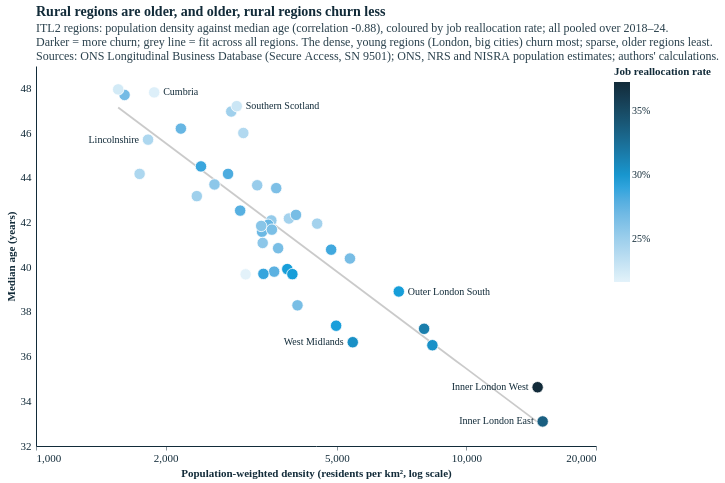

Notebook code for this chart:
### Code cell
# Slide 2: density vs median age, coloured by reallocation
# all three measures pooled over 2018-24 (41 regions)
Y0, Y1 = 2018, 2024
j2 = jf[jf.year.between(Y0, Y1)].groupby("itl2_code")[["total_jc", "total_jd", "emp_avg"]].sum()
pw2 = pd.read_csv(DIR21 / "pop_weighted_density_itl2.csv").query("year >= @Y0 and year <= @Y1")
pw2 = pw2.assign(w=pw2.pop_weighted_density * pw2.population).groupby("itl2_code")[["w", "population"]].sum()
sy2 = pd.read_csv(DIR21 / "age_single_year_itl2.csv").query("year >= @Y0 and year <= @Y1")
d = pd.DataFrame({"realloc": 100 * (j2.total_jc + j2.total_jd) / j2.emp_avg, "pop_weighted_density": pw2.w / pw2.population,
                  "median_age": sy2.groupby("itl2_code").apply(pooled_median, include_groups=False)}).join(names).reset_index(names="itl2_code")
d["log_pwd"] = np.log(d.pop_weighted_density)
assert len(d) == 41 and d.notna().all().all()
print(f"2018–24: median age {d.median_age.min():.1f}–{d.median_age.max():.1f}; corr(density, age) {np.corrcoef(d.log_pwd, d.median_age)[0, 1]:.2f}; "
      f"corr(age, churn) {np.corrcoef(d.median_age, d.realloc)[0, 1]:.2f}; corr(density, churn) {np.corrcoef(d.log_pwd, d.realloc)[0, 1]:.2f}")
XS = alt.Scale(type="log", domain=[1000, 20000], nice=False)
YS = alt.Scale(domain=[float(np.floor(d.median_age.min() - 1)), float(np.ceil(d.median_age.max() + 1))], zero=False, nice=False)
W2, H2 = 560, 380
labs = place_labels(d.assign(group="x"), "pop_weighted_density", "median_age", XS, YS, W2, H2, xlog=True, max_labels=7, max_len=22)
r_dm = np.corrcoef(d.log_pwd, d.median_age)[0, 1]
bt = np.polyfit(d.log_pwd, d.median_age, 1); fxt = np.exp(np.linspace(d.log_pwd.min(), d.log_pwd.max(), 50))
s2 = alt.layer(
    alt.Chart(pd.DataFrame({"x": fxt, "y": np.polyval(bt, np.log(fxt))})).mark_line(color=GREY, strokeWidth=1.8, opacity=0.7)
       .encode(x=alt.X("x:Q", scale=XS), y=alt.Y("y:Q", scale=YS)),
    alt.Chart(d).mark_circle(size=130, stroke="white", strokeWidth=0.8, opacity=1).encode(
        x=alt.X("pop_weighted_density:Q", scale=XS, title="Population-weighted density (residents per km², log scale)",
                axis=alt.Axis(values=[1000, 2000, 5000, 10000, 20000], format=",")),
        y=alt.Y("median_age:Q", scale=YS, title="Median age (years)"),
        color=alt.Color("realloc:Q", scale=alt.Scale(range=["#e3f2fa", ECO["blue-light"], ECO["blue-dark"]]),
                        legend=alt.Legend(title="Job reallocation rate", orient="right", gradientLength=200, labelExpr="datum.label + '%'")),
        tooltip=[alt.Tooltip("itl2_name:N", title="Region"), alt.Tooltip("pop_weighted_density:Q", format=",.0f", title="Density"),
                 alt.Tooltip("median_age:Q", format=".1f", title="Median age"), alt.Tooltip("realloc:Q", format=".1f", title="Reallocation (%)")]),
    *[alt.Chart(labs.iloc[[i]]).mark_text(align=r["align"], dx=r["dx"], fontSize=10, color=TXT)
        .encode(x=alt.X("pop_weighted_density:Q", scale=XS), y=alt.Y("median_age:Q", scale=YS), text="short:N") for i, r in labs.iterrows()],
).properties(title=alt.Title("Rural regions are older, and older, rural regions churn less",
    subtitle=[f"ITL2 regions: population density against median age (correlation {r_dm:.2f}), coloured by job reallocation rate; all pooled over 2018–24.",
              "Darker = more churn; grey line = fit across all regions. The dense, young regions (London, big cities) churn most; sparse, older regions least.", SRC_S]))
styles.save(s2, str(FIG), "slide_2_density_age_churn", width=W2, height=H2)
s2.properties(width=W2, height=H2)

### Figure 1 — Vega-Lite specification as saved in the notebook (floating-point values rounded to 4 significant figures)
{"config": {"background": "#fff", "font": "Circular Std", "text": {"color": "#122b39", "font": "Circular Std", "align": "left", "dx": 7, "dy": 0, "fontSize": 11}, "view": {"stroke": null, "continuousWidth": 350, "continuousHeight": 280, "discreteWidth": 400, "discreteHeight": 300}, "bar": {"color": "#179fdb"}, "line": {"color": "#e6224b"}, "rule": {"color": "#122b39"}, "point": {"filled": true, "size": 80, "color": "#e6224b", "opacity": 0.95}, "geoshape": {"stroke": "white", "strokeWidth": 0.3}, "axis": {"labelColor": "#122b39", "labelFontSize": 11, "labelFont": "Circular Std", "tickColor": "#122b39", "tickOpacity": 0.5, "domainColor": "#122b39", "domainOpacity": 1, "gridColor": "#122b39", "gridDash": [2, 2], "gridOpacity": 0.5, "title": null, "titleColor": "#122b39", "tickSize": 4, "grid": false, "domain": true}, "axisXDiscrete": {"grid": false, "labelAngle": 0, "tickCount": 10, "tickOpacity": 0.5, "title": null}, "axisYDiscrete": {"ticks": false, "labelPadding": 5, "grid": false}, "axisXTemporal": {"grid": false, "ticks": true}, "axisXQuantitative": {"grid": false}, "axisYQuantitative": {"gridColor": "#122b39", "gridDash": [1, 5], "gridOpacity": 0.5, "ticks": false, "labelPadding": 5, "tickCount": 8, "grid": false}, "title": {"color": "#122b39", "subtitleColor": "#122b39E6", "font": "Circular Std", "subtitleFont": "Circular Std", "anchor": "start", "frame": "group", "fontSize": 14, "subtitleFontSize": 12, "subtitlePadding": 4, "offset": 0}, "legend": {"titleColor": "#122b39", "labelColor": "#122b39"}}, "layer": [{"data": {"name": "data-882c4239183993d9671ba8b18893a7fe"}, "mark": {"type": "line", "color": "#B4B4B4", "opacity": 0.7, "strokeWidth": 1.8}, "encoding": {"x": {"field": "x", "scale": {"domain": [1000, 20000], "nice": false, "type": "log"}, "type": "quantitative"}, "y": {"field": "y", "scale": {"domain": [32.0, 49.0], "nice": false, "zero": false}, "type": "quantitative"}}}, {"data": {"name": "data-64142db0e547321257f305473b748bfe"}, "mark": {"type": "circle", "opacity": 1, "size": 130, "stroke": "white", "strokeWidth": 0.8}, "encoding": {"color": {"field": "realloc", "legend": {"gradientLength": 200, "labelExpr": "datum.label + '%'", "orient": "right", "title": "Job reallocation rate"}, "scale": {"range": ["#e3f2fa", "#179fdb", "#122b39"]}, "type": "quantitative"}, "tooltip": [{"field": "itl2_name", "title": "Region", "type": "nominal"}, {"field": "pop_weighted_density", "format": ",.0f", "title": "Density", "type": "quantitative"}, {"field": "median_age", "format": ".1f", "title": "Median age", "type": "quantitative"}, {"field": "realloc", "format": ".1f", "title": "Reallocation (%)", "type": "quantitative"}], "x": {"axis": {"format": ",", "values": [1000, 2000, 5000, 10000, 20000]}, "field": "pop_weighted_density", "scale": {"domain": [1000, 20000], "nice": false, "type": "log"}, "title": "Population-weighted density (residents per km², log scale)", "type": "quantitative"}, "y": {"field": "median_age", "scale": {"domain": [32.0, 49.0], "nice": false, "zero": false}, "title": "Median age (years)", "type": "quantitative"}}}, {"data": {"name": "data-2c60035bf69e50aef4637fda66d2cbbe"}, "mark": {"type": "text", "align": "right", "color": "#122b39", "dx": -9.0, "fontSize": 10}, "encoding": {"text": {"field": "short", "type": "nominal"}, "x": {"field": "pop_weighted_density", "scale": {"domain": [1000, 20000], "nice": false, "type": "log"}, "type": "quantitative"}, "y": {"field": "median_age", "scale": {"domain": [32.0, 49.0], "nice": false, "zero": false}, "type": "quantitative"}}}, {"data": {"name": "data-2c7571417487b400eac20421b2a1249d"}, "mark": {"type": "text", "align": "right", "color": "#122b39", "dx": -9.0, "fontSize": 10}, "encoding": {"text": {"field": "short", "type": "nominal"}, "x": {"field": "pop_weighted_density", "scale": {"domain": [1000, 20000], "nice": false, "type": "log"}, "type": "quantitative"}, "y": {"field": "median_age", "scale": {"domain": [32.0, 49.0], "nice": false, "zero": false}, "type": "quantitative"}}}, {"data": {"name": "data-7ab67e4f76b6afb96334aa53ee5ea089"}, "mark": {"type": "text", "align": "left", "color": "#122b39", "dx": 9.0, "fontSize": 10}, "encoding": {"text": {"field": "short", "type": "nominal"}, "x": {"field": "pop_weighted_density", "scale": {"domain": [1000, 20000], "nice": false, "type": "log"}, "type": "quantitative"}, "y": {"field": "median_age", "scale": {"domain": [32.0, 49.0], "nice": false, "zero": false}, "type": "quantitative"}}}, {"data": {"name": "data-aed66794468d2ec956c2adfa3a59e8b1"}, "mark": {"type": "text", "align": "right", "color": "#122b39", "dx": -9.0, "fontSize": 10}, "encoding": {"text": {"field": "short", "type": "nominal"}, "x": {"field": "pop_weighted_density", "scale": {"domain": [1000, 20000], "nice": false, "type": "log"}, "type": "quantitative"}, "y": {"field": "median_age", "scale": {"domain": [32.0, 49.0], "nice": false, "zero": false}, "type": "quantitative"}}}, {"data": {"name": "data-3d9b864d3c28eb91ac513c68ce260866"}, "mark": {"type": "text", "align": "right", "color": "#122b39", "dx": -9.0, "fontSize": 10}, "encoding": {"text": {"field": "short", "type": "nominal"}, "x": {"field": "pop_weighted_density", "scale": {"domain": [1000, 20000], "nice": false, "type": "log"}, "type": "quantitative"}, "y": {"field": "median_age", "scale": {"domain": [32.0, 49.0], "nice": false, "zero": false}, "type": "quantitative"}}}, {"data": {"name": "data-c22959c1c0bdba5fc3b6895224122774"}, "mark": {"type": "text", "align": "left", "color": "#122b39", "dx": 9.0, "fontSize": 10}, "encoding": {"text": {"field": "short", "type": "nominal"}, "x": {"field": "pop_weighted_density", "scale": {"domain": [1000, 20000], "nice": false, "type": "log"}, "type": "quantitative"}, "y": {"field": "median_age", "scale": {"domain": [32.0, 49.0], "nice": false, "zero": false}, "type": "quantitative"}}}, {"data": {"name": "data-1d7bc04258bc1ec7a4cc247502013ad3"}, "mark": {"type": "text", "align": "left", "color": "#122b39", "dx": 9.0, "fontSize": 10}, "encoding": {"text": {"field": "short", "type": "nominal"}, "x": {"field": "pop_weighted_density", "scale": {"domain": [1000, 20000], "nice": false, "type": "log"}, "type": "quantitative"}, "y": {"field": "median_age", "scale": {"domain": [32.0, 49.0], "nice": false, "zero": false}, "type": "quantitative"}}}], "height": 380, "title": {"text": "Rural regions are older, and older, rural regions churn less", "subtitle": ["ITL2 regions: population density against median age (correlation -0.88), coloured by job reallocation rate; all pooled over 2018–24.", "Darker = more churn; grey line = fit across all regions. The dense, young regions (London, big cities) churn most; sparse, older regions least.", "Sources: ONS Longitudinal Business Database (Secure Access, SN 9501); ONS, NRS and NISRA population estimates; authors' calculations."]}, "width": 560, "$schema": "https://vega.github.io/schema/vega-lite/v5.20.1.json", "datasets": {"data-882c4239183993d9671ba8b18893a7fe": [{"x": 1552.0, "y": 47.14}, {"x": 1626.0, "y": 46.85}, {"x": 1703.0, "y": 46.56}, {"x": 1784.0, "y": 46.27}, {"x": 1868.0, "y": 45.98}, {"x": 1957.0, "y": 45.69}, {"x": 2050.0, "y": 45.4}, {"x": 2147.0, "y": 45.11}, {"x": 2249.0, "y": 44.82}, {"x": 2356.0, "y": 44.53}, {"x": 2467.0, "y": 44.24}, {"x": 2584.0, "y": 43.95}, {"x": 2707.0, "y": 43.66}, {"x": 2835.0, "y": 43.36}, {"x": 2970.0, "y": 43.07}, {"x": 3111.0, "y": 42.78}, {"x": 3258.0, "y": 42.49}, {"x": 3413.0, "y": 42.2}, {"x": 3575.0, "y": 41.91}, {"x": 3744.0, "y": 41.62}, {"x": 3922.0, "y": 41.33}, {"x": 4108.0, "y": 41.04}, {"x": 4303.0, "y": 40.75}, {"x": 4507.0, "y": 40.46}, {"x": 4720.0, "y": 40.17}, {"x": 4944.0, "y": 39.88}, {"x": 5179.0, "y": 39.59}, {"x": 5424.0, "y": 39.3}, {"x": 5682.0, "y": 39.0}, {"x": 5951.0, "y": 38.71}, {"x": 6233.0, "y": 38.42}, {"x": 6529.0, "y": 38.13}, {"x": 6839.0, "y": 37.84}, {"x": 7163.0, "y": 37.55}, {"x": 7503.0, "y": 37.26}, {"x": 7859.0, "y": 36.97}, {"x": 8232.0, "y": 36.68}, {"x": 8622.0, "y": 36.39}, {"x": 9031.0, "y": 36.1}, {"x": 9459.0, "y": 35.81}, {"x": 9908.0, "y": 35.52}, {"x": 10380.0, "y": 35.23}, {"x": 10870.0, "y": 34.93}, {"x": 11390.0, "y": 34.64}, {"x": 11930.0, "y": 34.35}, {"x": 12490.0, "y": 34.06}, {"x": 13080.0, "y": 33.77}, {"x": 13700.0, "y": 33.48}, {"x": 14350.0, "y": 33.19}, {"x": 15040.0, "y": 32.9}], "data-64142db0e547321257f305473b748bfe": [{"itl2_code": "TLC1", "realloc": 27.89, "pop_weighted_density": 2981.0, "median_age": 42.53, "itl2_name": "Tees Valley and Durham", "log_pwd": 8.0}, {"itl2_code": "TLC2", "realloc": 24.65, "pop_weighted_density": 3869.0, "median_age": 42.18, "itl2_name": "Northumberland, and Tyne and Wear", "log_pwd": 8.261}, {"itl2_code": "TLD1", "realloc": 21.97, "pop_weighted_density": 1882.0, "median_age": 47.82, "itl2_name": "Cumbria", "log_pwd": 7.54}, {"itl2_code": "TLD3", "realloc": 29.41, "pop_weighted_density": 4980.0, "median_age": 37.38, "itl2_name": "Greater Manchester", "log_pwd": 8.513}, {"itl2_code": "TLD4", "realloc": 25.37, "pop_weighted_density": 3522.0, "median_age": 42.09, "itl2_name": "Lancashire", "log_pwd": 8.167}, {"itl2_code": "TLD6", "realloc": 28.25, "pop_weighted_density": 2794.0, "median_age": 44.17, "itl2_name": "Cheshire", "log_pwd": 7.935}, {"itl2_code": "TLD7", "realloc": 28.64, "pop_weighted_density": 4850.0, "median_age": 40.78, "itl2_name": "Merseyside", "log_pwd": 8.487}, {"itl2_code": "TLE1", "realloc": 25.22, "pop_weighted_density": 3265.0, "median_age": 43.66, "itl2_name": "East Yorkshire and Northern Lincolnshire", "log_pwd": 8.091}, {"itl2_code": "TLE2", "realloc": 27.32, "pop_weighted_density": 2171.0, "median_age": 46.2, "itl2_name": "North Yorkshire", "log_pwd": 7.683}, {"itl2_code": "TLE3", "realloc": 27.72, "pop_weighted_density": 3575.0, "median_age": 39.8, "itl2_name": "South Yorkshire", "log_pwd": 8.182}, {"itl2_code": "TLE4", "realloc": 26.59, "pop_weighted_density": 4050.0, "median_age": 38.29, "itl2_name": "West Yorkshire", "log_pwd": 8.307}, {"itl2_code": "TLF1", "realloc": 27.1, "pop_weighted_density": 3351.0, "median_age": 41.58, "itl2_name": "Derbyshire and Nottinghamshire", "log_pwd": 8.117}, {"itl2_code": "TLF2", "realloc": 29.52, "pop_weighted_density": 3835.0, "median_age": 39.91, "itl2_name": "Leicestershire, Rutland and Northamptonshire", "log_pwd": 8.252}, {"itl2_code": "TLF3", "realloc": 24.25, "pop_weighted_density": 1821.0, "median_age": 45.71, "itl2_name": "Lincolnshire", "log_pwd": 7.507}, {"itl2_code": "TLG1", "realloc": 28.79, "pop_weighted_density": 2417.0, "median_age": 44.51, "itl2_name": "Herefordshire, Worcestershire and Warwickshire", "log_pwd": 7.79}, {"itl2_code": "TLG2", "realloc": 25.72, "pop_weighted_density": 2598.0, "median_age": 43.7, "itl2_name": "Shropshire and Staffordshire", "log_pwd": 7.862}, {"itl2_code": "TLG3", "realloc": 30.34, "pop_weighted_density": 5444.0, "median_age": 36.64, "itl2_name": "West Midlands", "log_pwd": 8.602}, {"itl2_code": "TLH1", "realloc": 24.9, "pop_weighted_density": 2364.0, "median_age": 43.18, "itl2_name": "East Anglia", "log_pwd": 7.768}, {"itl2_code": "TLH2", "realloc": 29.51, "pop_weighted_density": 3941.0, "median_age": 39.69, "itl2_name": "Bedfordshire and Hertfordshire", "log_pwd": 8.279}, {"itl2_code": "TLH3", "realloc": 27.24, "pop_weighted_density": 3464.0, "median_age": 41.9, "itl2_name": "Essex", "log_pwd": 8.15}, {"itl2_code": "TLI3", "realloc": 37.22, "pop_weighted_density": 14630.0, "median_age": 34.63, "itl2_name": "Inner London - West", "log_pwd": 9.591}, {"itl2_code": "TLI4", "realloc": 33.54, "pop_weighted_density": 15040.0, "median_age": 33.1, "itl2_name": "Inner London - East", "log_pwd": 9.618}, {"itl2_code": "TLI5", "realloc": 30.29, "pop_weighted_density": 8335.0, "median_age": 36.51, "itl2_name": "Outer London - East and North East", "log_pwd": 9.028}, {"itl2_code": "TLI6", "realloc": 29.53, "pop_weighted_density": 6964.0, "median_age": 38.91, "itl2_name": "Outer London - South", "log_pwd": 8.849}, {"itl2_code": "TLI7", "realloc": 31.52, "pop_weighted_density": 7974.0, "median_age": 37.24, "itl2_name": "Outer London - West and North West", "log_pwd": 8.984}, {"itl2_code": "TLJ1", "realloc": 28.86, "pop_weighted_density": 3375.0, "median_age": 39.7, "itl2_name": "Berkshire, Buckinghamshire and Oxfordshire", "log_pwd": 8.124}, {"itl2_code": "TLJ2", "realloc": 26.43, "pop_weighted_density": 3615.0, "median_age": 43.54, "itl2_name": "Surrey, East and West Sussex", "log_pwd": 8.193}, {"itl2_code": "TLJ3", "realloc": 26.66, "pop_weighted_density": 4018.0, "median_age": 42.34, "itl2_name": "Hampshire and Isle of Wight", "log_pwd": 8.299}, {"itl2_code": "TLJ4", "realloc": 26.5, "pop_weighted_density": 3533.0, "median_age": 41.68, "itl2_name": "Kent", "log_pwd": 8.17}, {"itl2_code": "TLK1", "realloc": 26.58, "pop_weighted_density": 3652.0, "median_age": 40.85, "itl2_name": "Gloucestershire, Wiltshire and Bath/Bristol area", "log_pwd": 8.203}, {"itl2_code": "TLK2", "realloc": 24.84, "pop_weighted_density": 2842.0, "median_age": 46.96, "itl2_name": "Dorset and Somerset", "log_pwd": 7.952}, {"itl2_code": "TLK3", "realloc": 26.8, "pop_weighted_density": 1606.0, "median_age": 47.71, "itl2_name": "Cornwall and Isles of Scilly", "log_pwd": 7.382}, {"itl2_code": "TLK4", "realloc": 24.01, "pop_weighted_density": 3032.0, "median_age": 46.0, "itl2_name": "Devon", "log_pwd": 8.017}, {"itl2_code": "TLL1", "realloc": 24.26, "pop_weighted_density": 1741.0, "median_age": 44.17, "itl2_name": "West Wales and The Valleys", "log_pwd": 7.462}, {"itl2_code": "TLL2", "realloc": 25.71, "pop_weighted_density": 3363.0, "median_age": 41.08, "itl2_name": "East Wales", "log_pwd": 8.12}, {"itl2_code": "TLM5", "realloc": 25.92, "pop_weighted_density": 3336.0, "median_age": 41.84, "itl2_name": "North Eastern Scotland", "log_pwd": 8.112}, {"itl2_code": "TLM6", "realloc": 22.47, "pop_weighted_density": 1552.0, "median_age": 47.95, "itl2_name": "Highlands and Islands", "log_pwd": 7.347}, {"itl2_code": "TLM7", "realloc": 24.64, "pop_weighted_density": 4500.0, "median_age": 41.95, "itl2_name": "Eastern Scotland", "log_pwd": 8.412}, {"itl2_code": "TLM8", "realloc": 26.6, "pop_weighted_density": 5363.0, "median_age": 40.39, "itl2_name": "West Central Scotland", "log_pwd": 8.587}, {"itl2_code": "TLM9", "realloc": 22.84, "pop_weighted_density": 2927.0, "median_age": 47.2, "itl2_name": "Southern Scotland", "log_pwd": 7.982}, {"itl2_code": "TLN0", "realloc": 21.67, "pop_weighted_density": 3069.0, "median_age": 39.68, "itl2_name": "Northern Ireland", "log_pwd": 8.029}], "data-2c60035bf69e50aef4637fda66d2cbbe": [{"itl2_code": "TLI4", "realloc": 33.54, "pop_weighted_density": 15040.0, "median_age": 33.1, "itl2_name": "Inner London - East", "log_pwd": 9.618, "group": "x", "px": 506.7, "py": 355.4, "short": "Inner London East", "rad": 4.0, "prio": 3.727, "align": "right", "dx": -9.0}], "data-2c7571417487b400eac20421b2a1249d": [{"itl2_code": "TLI3", "realloc": 37.22, "pop_weighted_density": 14630.0, "median_age": 34.63, "itl2_name": "Inner London - West", "log_pwd": 9.591, "group": "x", "px": 501.6, "py": 321.2, "short": "Inner London West", "rad": 4.0, "prio": 3.421, "align": "right", "dx": -9.0}], "data-7ab67e4f76b6afb96334aa53ee5ea089": [{"itl2_code": "TLD1", "realloc": 21.97, "pop_weighted_density": 1882.0, "median_age": 47.82, "itl2_name": "Cumbria", "log_pwd": 7.54, "group": "x", "px": 118.2, "py": 26.38, "short": "Cumbria", "rad": 4.0, "prio": 2.112, "align": "left", "dx": 9.0}], "data-aed66794468d2ec956c2adfa3a59e8b1": [{"itl2_code": "TLF3", "realloc": 24.25, "pop_weighted_density": 1821.0, "median_age": 45.71, "itl2_name": "Lincolnshire", "log_pwd": 7.507, "group": "x", "px": 112.1, "py": 73.63, "short": "Lincolnshire", "rad": 4.0, "prio": 1.737, "align": "right", "dx": -9.0}], "data-3d9b864d3c28eb91ac513c68ce260866": [{"itl2_code": "TLG3", "realloc": 30.34, "pop_weighted_density": 5444.0, "median_age": 36.64, "itl2_name": "West Midlands", "log_pwd": 8.602, "group": "x", "px": 316.8, "py": 276.2, "short": "West Midlands", "rad": 4.0, "prio": 1.656, "align": "right", "dx": -9.0}], "data-c22959c1c0bdba5fc3b6895224122774": [{"itl2_code": "TLM9", "realloc": 22.84, "pop_weighted_density": 2927.0, "median_age": 47.2, "itl2_name": "Southern Scotland", "log_pwd": 7.982, "group": "x", "px": 200.8, "py": 40.13, "short": "Southern Scotland", "rad": 4.0, "prio": 1.553, "align": "left", "dx": 9.0}], "data-1d7bc04258bc1ec7a4cc247502013ad3": [{"itl2_code": "TLI6", "realloc": 29.53, "pop_weighted_density": 6964.0, "median_age": 38.91, "itl2_name": "Outer London - South", "log_pwd": 8.849, "group": "x", "px": 362.8, "py": 225.5, "short": "Outer London South", "rad": 4.0, "prio": 1.532, "align": "left", "dx": 9.0}]}}
